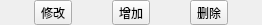
<?xml version="1.0" encoding="UTF-8"?>
<ui version="4.0">
 <class>TabButtonForm</class>
 <widget class="QWidget" name="TabButtonForm">
  <property name="geometry">
   <rect>
    <x>0</x>
    <y>0</y>
    <width>262</width>
    <height>21</height>
   </rect>
  </property>
  <property name="windowTitle">
   <string>Form</string>
  </property>
  <layout class="QHBoxLayout" name="horizontalLayout">
   <property name="leftMargin">
    <number>0</number>
   </property>
   <property name="topMargin">
    <number>0</number>
   </property>
   <property name="rightMargin">
    <number>0</number>
   </property>
   <property name="bottomMargin">
    <number>0</number>
   </property>
   <item>
    <widget class="QToolButton" name="changedButton">
     <property name="text">
      <string>修改</string>
     </property>
    </widget>
   </item>
   <item>
    <widget class="QToolButton" name="addtoolButton">
     <property name="text">
      <string>增加</string>
     </property>
    </widget>
   </item>
   <item>
    <widget class="QToolButton" name="removetoolButton">
     <property name="text">
      <string>删除</string>
     </property>
    </widget>
   </item>
  </layout>
 </widget>
 <resources/>
 <connections/>
</ui>
